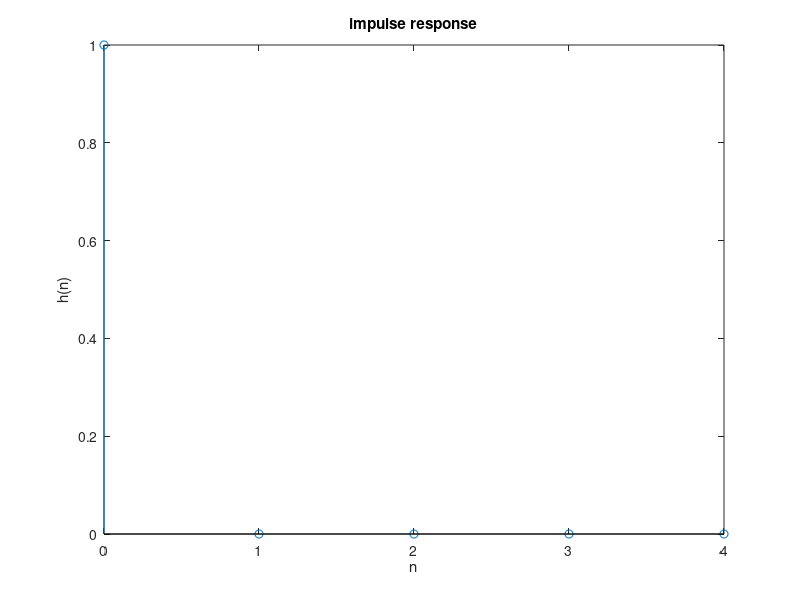

This chart was generated by the following MATLAB code:
clc;
close all;

N = input('enter sequence length');
num = input('enter numerator coefficient');
den = input('enter denominator coefficient');
n = 0:1:N-1;  %0:1:10-1
x = [ones(1, 1), zeros(1, N-1)];
h = filter(num, den, x);

stem(n, h);
disp(h);  %cmd window
xlabel('n');
ylabel('h(n)');
title('impulse response');
